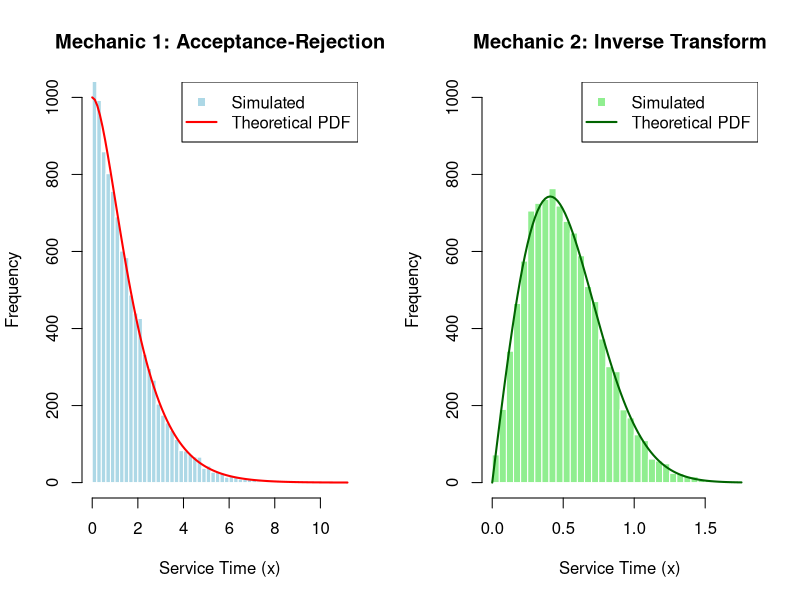

Write the R code that produced this figure.
#========================
# Question 3
# Simulation of service times for two mechanics using different methods
# Based on Lecture 2 methods, code structure follows seminar 2 R codes
#========================


#========================
# Clear environment and set seed for reproducibility
rm(list = ls())
set.seed(1)
#========================


#========================
# Question 3(i): Functions to simulate service times for each mechanic
#========================


#========================
# Mechanic 1: Acceptance-Rejection Method
#
# We use the Acceptance-Rejection method because the target density 
# f(x) = 0.5 * (1 + x) * exp(-x) does not have a closed-form inverse CDF,
# making the Inverse Transform method impractical. The Acceptance-Rejection
# method allows us to sample from f(x) by using a simpler candidate density
# g(x) that we can easily sample from.
#
# Target density: f(x) = 0.5 * (1 + x) * exp(-x), for 0 < x < infinity
# Candidate density: g(x) = 0.5 * exp(-0.5x) (Exponential with rate 0.5)
#
# The constant c is chosen as the supremum of f(x)/g(x), which we derived
# analytically in the report as c = 2 * exp(-0.5)
#========================

sim_mech1_service <- function(n) {
  
  # Initialize the vector to store generated values
  X_values <- numeric(n)
  
  # Calculate constant c (as derived in the report)
  # c is the supremum of f(x)/g(x) over all x > 0
  c_val <- 2 * exp(-0.5)
  
  # Loop to generate n samples using Acceptance-Rejection
  for (k in 1:n) {
    
    flag <- 1 # flag to control the while loop (1 = keep trying, 0 = accepted)
    
    while(flag) {
      
      # Step 1: Generate Y from candidate density g(x) = 0.5 * exp(-0.5x)
      # Using Inverse Transform for Exponential: Y = -log(U) / lambda
      U1 <- runif(1)
      Y <- -log(U1) / 0.5
      
      # Step 2: Generate independent Uniform U2 for the acceptance test
      U2 <- runif(1)
      
      # Step 3: Calculate the acceptance probability ratio
      # The ratio f(Y)/g(Y) simplifies to (1 + Y) * exp(-0.5 * Y)
      # We then divide by c to get K, the acceptance probability
      ratio <- (1 + Y) * exp(-0.5 * Y)
      K <- ratio / c_val
      
      # Step 4: Accept Y if U2 <= K, otherwise reject and repeat
      if (U2 <= K) {
        X_values[k] <- Y  # Accept Y as our random variable X
        flag <- 0         # Exit the while loop
      }
    }
  }
  
  return(X_values)
}
#========================


#========================
# Mechanic 2: Inverse Transform Method
#
# We use the Inverse Transform method because the CDF F(x) = 1 - exp(-3x^2)
# can be inverted analytically to obtain a closed-form expression for F^{-1}(u).
# This makes the Inverse Transform method the natural and efficient choice.
#
# CDF: F(x) = 1 - exp(-alpha * x^beta), where alpha = 3 and beta = 2
# Solving u = F(x) for x gives: x = sqrt(-log(1-u) / 3)
#
# Note: Since U ~ Uniform(0,1), we have (1-U) ~ Uniform(0,1) as well,
# but we use (1-U) to match our algebraic derivation exactly.
#========================

sim_mech2_service <- function(n) {
  
  # Initialize vector to store generated values
  X_values <- numeric(n)
  
  # Generate n uniform random variables on (0,1)
  U <- runif(n)
  
  # Apply the inverse CDF formula: F^{-1}(u) = sqrt(-log(1-u) / 3)
  X_values <- sqrt(-log(1 - U) / 3)
  
  return(X_values)
}
#========================


#========================
# Question 3(ii): Generate 10,000 values and plot histograms with theoretical PDFs
#
# To verify that our simulation functions are correct, we generate a large sample
# from each distribution and compare the histogram to the theoretical density.
# The theoretical density must be scaled to align with the histogram counts.
#
# Scaling constant derivation:
# A histogram displays counts (frequencies) in each bin. The area under the 
# histogram equals the total number of samples (N_sim). The area under a PDF
# equals 1. To make them comparable, we multiply the PDF by:
#   Scaling Factor = N_sim * bin_width
# This ensures the area under the scaled PDF equals the histogram area.
#========================

N_sim <- 10000 # number of samples to generate

#========================
# Generate samples from both mechanics
#========================

samples_m1 <- sim_mech1_service(N_sim) # Mechanic 1 service times
samples_m2 <- sim_mech2_service(N_sim) # Mechanic 2 service times

#========================
# Set up plotting layout to display both histograms side by side
#========================

par(mfrow = c(1, 2)) # 1 row, 2 columns

#========================
# Plot Histogram for Mechanic 1 (Acceptance-Rejection Method)
#========================

# First compute histogram without plotting to extract bin width
h1 <- hist(samples_m1, breaks = 50, plot = FALSE)
bin_width1 <- h1$breaks[2] - h1$breaks[1]

# Calculate scaling factor: N_sim * bin_width
scaling_factor1 <- N_sim * bin_width1

# Plot the histogram
hist(samples_m1, breaks = 50, main = "Mechanic 1: Acceptance-Rejection",
     xlab = "Service Time (x)", col = "lightblue", border = "white",
     ylim = c(0, 1000)) 

# Overlay the theoretical PDF (scaled to match histogram)
# f(x) = 0.5 * (1 + x) * exp(-x)
x_vals1 <- seq(0, max(samples_m1), length.out = 100)
y_vals1 <- (0.5 * (1 + x_vals1) * exp(-x_vals1)) * scaling_factor1
lines(x_vals1, y_vals1, col = "red", lwd = 2)

# Add legend
legend("topright", legend = c("Simulated", "Theoretical PDF"), 
       col = c("lightblue", "red"), lwd = c(NA, 2), pch = c(15, NA))

#========================
# Plot Histogram for Mechanic 2 (Inverse Transform Method)
#========================

# First compute histogram without plotting to extract bin width
h2 <- hist(samples_m2, breaks = 50, plot = FALSE)
bin_width2 <- h2$breaks[2] - h2$breaks[1]

# Calculate scaling factor: N_sim * bin_width
scaling_factor2 <- N_sim * bin_width2

# Plot the histogram
hist(samples_m2, breaks = 50, main = "Mechanic 2: Inverse Transform",
     xlab = "Service Time (x)", col = "lightgreen", border = "white",
     ylim = c(0, 1000))

# Overlay the theoretical PDF (scaled to match histogram)
# f(x) = derivative of F(x) = 6x * exp(-3x^2)
x_vals2 <- seq(0, max(samples_m2), length.out = 100)
y_vals2 <- (6 * x_vals2 * exp(-3 * x_vals2^2)) * scaling_factor2
lines(x_vals2, y_vals2, col = "darkgreen", lwd = 2)

# Add legend
legend("topright", legend = c("Simulated", "Theoretical PDF"), 
       col = c("lightgreen", "darkgreen"), lwd = c(NA, 2), pch = c(15, NA))

#========================
# Reset plotting layout to default
#========================

par(mfrow = c(1, 1))
#========================